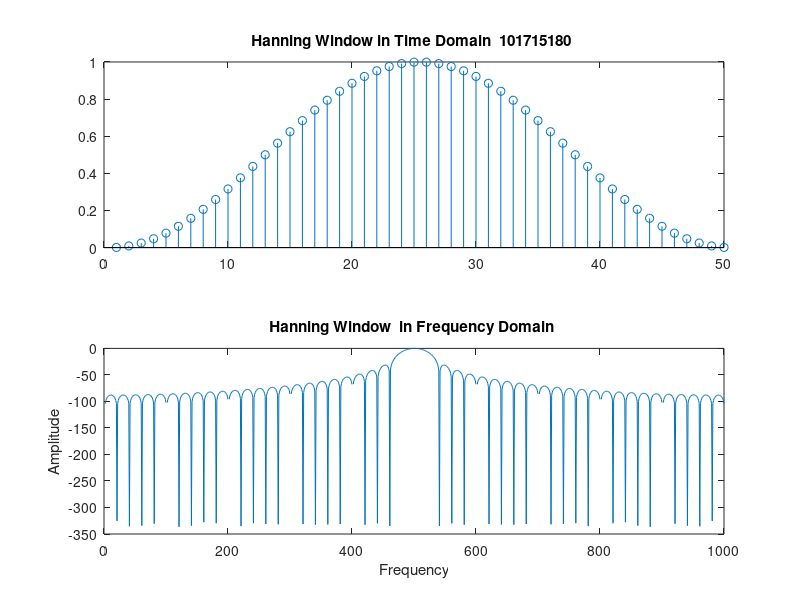

Source code (MATLAB):
clc;
clear all;
close all;
N=50;
l=(N-1)/2;
hanning=zeros(1,(2*l+1));
for i=1:((2*l)+1)
    n=i-(l+1);
    hanning(i)= 0.5+0.5*cos(2*pi*n/N);
    n=n+1;
end
hanning1=fftshift(fft(hanning,1000));
y2=abs(hanning1)/max(hanning1);
hanning2=20*log10(y2);
subplot(2,1,1)
stem(hanning)
title('Hanning Window in Time Domain  101715180 ')
subplot(2,1,2)
plot(hanning2)
xlabel('Frequency')
ylabel('Amplitude')
title('Hanning Window  in Frequency Domain ')
